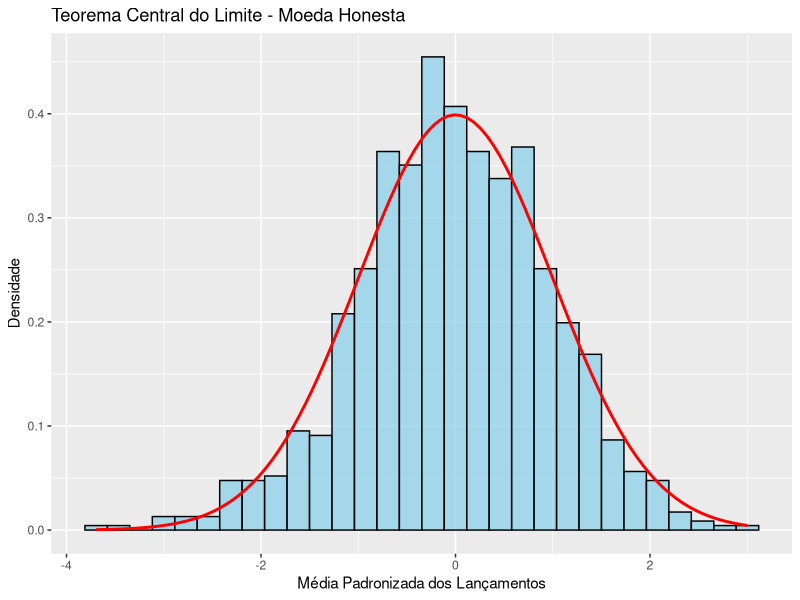

R code for this plot:
## ---- chunk 1
library(ggplot2)

set.seed(123)

# Parâmetros
n_simulacoes <- 1000 # Número de Simulações
n_lancamentos <- 300 # Número de lançamentos por simulação
prob_cara <- 0.5     # Probabilidade de sair cara

# Simulação
Sn <- replicate(n_simulacoes, {
  
  lancamentos <- sample(c(0,1), n_lancamentos, replace = TRUE, prob = c(1 - prob_cara, prob_cara))
  sum(lancamentos)
  
})

# Valores Normal Padrão
valores_pad <- (Sn - n_lancamentos * prob_cara) / sqrt(n_lancamentos * prob_cara * (1 - prob_cara))

# Dados para o gráfico
dados <- data.frame(valores = valores_pad)

# Valores Teóricos
media_pop <- 0
desvio_padrao_pop <- 1

# Gráfico
ggplot(dados, aes(x = valores)) +
  geom_histogram(aes(y = ..density..), fill = "skyblue", color = "black", alpha = 0.7) +
  stat_function(fun = dnorm, args = list(mean = media_pop, sd = desvio_padrao_pop), col = "red", size = 1) +
  labs(title = "Teorema Central do Limite - Moeda Honesta",
       x = "Média Padronizada dos Lançamentos",
       y = "Densidade")
